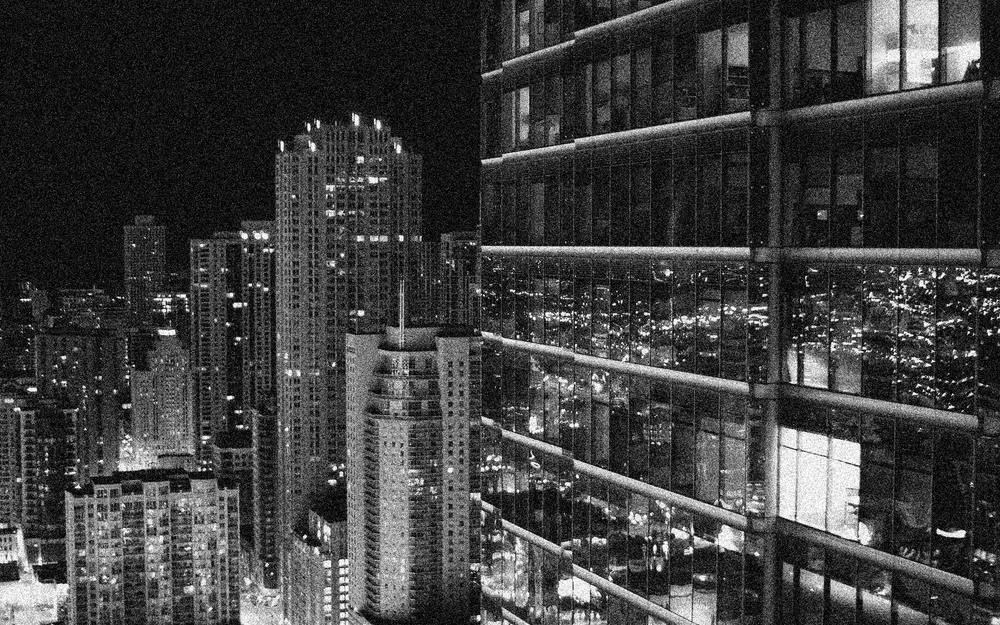
#> input picture homework6/chicago_gauss.png, 1000 x 625 px, shrunk from 1920 x 1200 before the run, given in place of 514.jpg, which was not available
$ python basic_searcher.py
#> lines starting #> are read from the running program, lines starting #| are printed output that depends on the picture; pictures that were not available may be replaced by others from this repository, and a replacement may not be noted
import argparse
import os
import itertools
import math
import sys

import numpy as np
import cv2

import matplotlib.pyplot as plt

block_size = 32
search_range = 4


def main():

    # read images
    earlier_frm_rgb = cv2.imread('514.jpg')
#> earlier_frm_rgb is the input picture: shape (625, 1000, 3); min 0, max 255, mean 62.7
    real_frm_rgb = cv2.imread('515.jpg')
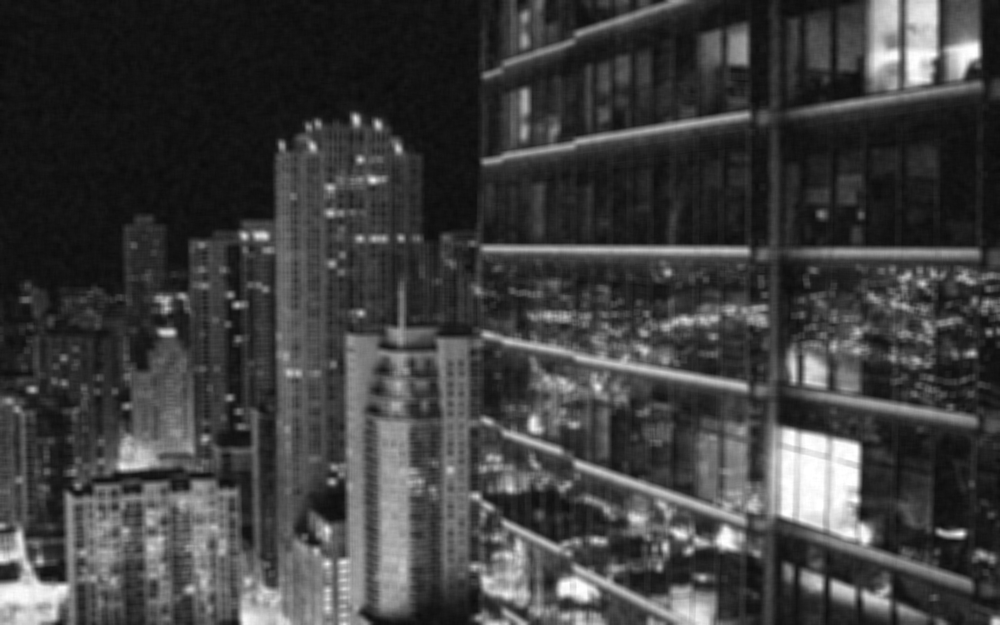
#> input picture homework6/chicago_gauss_avg.png, 1000 x 625 px, shrunk from 1920 x 1200 before the run, given in place of 515.jpg, which was not available
#> real_frm_rgb is the input picture: shape (625, 1000, 3); min 11, max 255, mean 62.9
    later_frm_rgb = cv2.imread('516.jpg')

    # convert rgb images to grayscale images
    earlier_frm_gray = cv2.cvtColor(earlier_frm_rgb, cv2.COLOR_RGB2GRAY)
    real_frm_gray = cv2.cvtColor(real_frm_rgb, cv2.COLOR_RGB2GRAY)
    later_frm_gray = cv2.cvtColor(later_frm_rgb, cv2.COLOR_RGB2GRAY)

    # save original frames
    cv2.imwrite('1_earlier_frame.png',earlier_frm_gray)
    cv2.imwrite('4_later_frame.png',later_frm_gray)
    cv2.imwrite('2_real_frame.png',real_frm_gray)

    # search motion vectors
    MVS = Motion_Vector_Searcher(block_size, search_range)
    predicted_frm, motion_field = MVS.run(earlier_frm_gray, later_frm_gray)
#> after the loop in run, `for (blk_row, blk_col) in itertools.product(range(0, height-(block_siz..`:
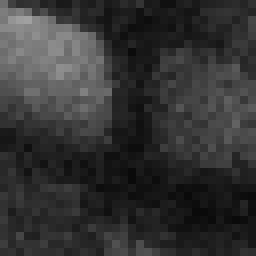
#> matching_blk: shape (32, 32) (shown 8 times larger); min 9, max 160, mean 50.8
#> after the loop in run, `for (blk_row, blk_col) in itertools.product(range(0, height-(block_siz..`:
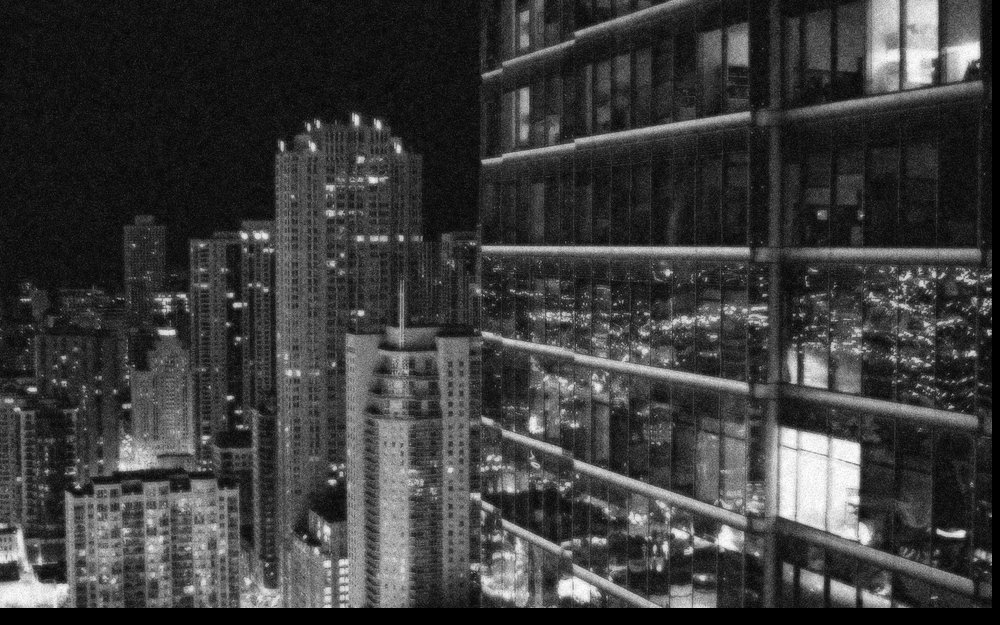
#> predicted_frame: shape (625, 1000); min 0, max 254, mean 59.6

    # store predicted frame
    cv2.imwrite('3_predicted_frame.png',predicted_frm)

    # store error image
    error_image = abs(np.array(predicted_frm, dtype=float) - np.array(real_frm_gray, dtype=float))
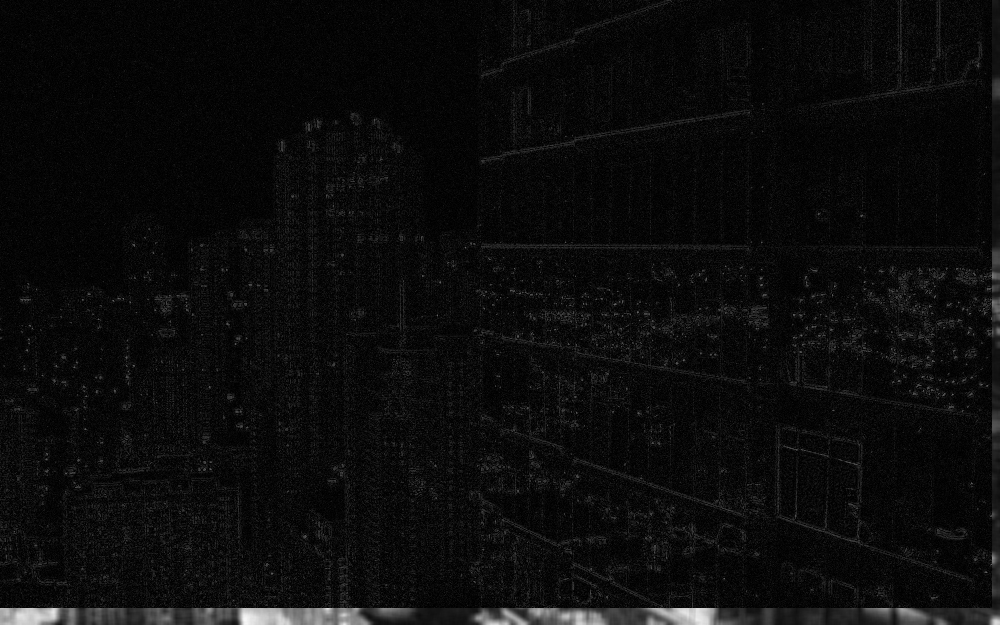
#> error_image: shape (625, 1000) float64; min 0, max 248, mean 11.8
    error_image = np.array(error_image, dtype=np.uint8)
    cv2.imwrite('5_error_image.png', error_image)

    # Peak Signal-to-Noise Ratio of the predicted image
    mse = (np.array(error_image, dtype=float) ** 2).mean()
#> mse = 493.2
    psnr = 10 * math.log10((255 ** 2) / mse)
#> psnr = 21.2
    print('PSNR: %s dB' % psnr)

    # show motion field
    motion_field_x = cv2.flip(motion_field[:, :, 0],0)
    motion_field_y = -cv2.flip(motion_field[:, :, 1],0)

    a = np.ones(motion_field_x.shape)

    plt.figure()
    plt.title('Motion Vectors')
    plt.quiver(motion_field_x, motion_field_y, scale=0.1, units='xy', width=0.1)
    plt.savefig("6_Motion_Vector.png")
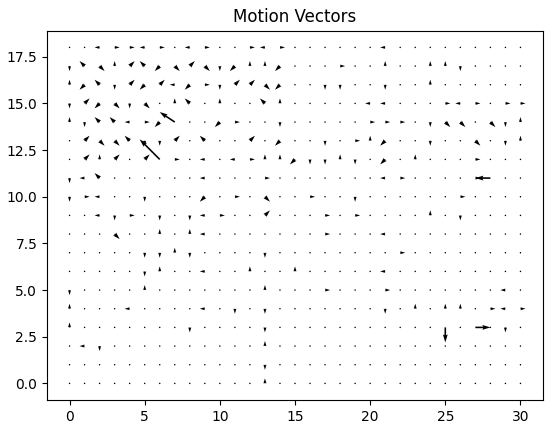
#> figure drawn by matplotlib, 1 panel
    plt.show()


class Motion_Vector_Searcher():
    """
    Estimates motion vectors of predicted frame block
    Minimizes the norm of the Displaced Frame Difference
    """

    def __init__(self, block_size, search_range):
        """
        :param block_size: size of block
        :param search_range: range of search in the image
        """
        self.block_size = block_size
        self.search_range = search_range

    def run(self, earlier_frame, later_frame):
        """
        :param earlier_frame: Image of earlier frame
        :param later_frame: Image of later frame
        :return: predicted frame, motion vector map of frame to estimate
        """
        block_size = self.block_size
        search_range = self.search_range
        height = earlier_frame.shape[0]
        width = earlier_frame.shape[1]
        mf_height = int(height/block_size)
        mf_width = int(width/block_size)

        # predicted frame. anchor_frame is predicted from target_frame
        predicted_frame = np.empty((height, width), dtype=np.uint8)

        # motion field consisting in the displacement of each block in vertical and horizontal
        motion_field = np.empty((mf_height, mf_width, 2))

        # loop through every blocks of motion field
        for (blk_row, blk_col) in itertools.product(range(0, height-(block_size-1), block_size), range(0, width-(block_size-1), block_size)):

            # minimum norm of the DFD norm found so far
            dfd_n_min = np.infty

            matching_blk = np.empty((block_size,block_size),dtype=np.int32)
            dx = 0
            dy = 0
            # search which block in a surrounding search_range minimizes the norm of the DFD. Blocks overlap.
            for(r_row, r_col) in itertools.product(range(-search_range, search_range), range(-search_range, search_range)):

                # candidate block upper left vertex and lower right vertex position as (row,col)
                up_l_candidate_blk_earlier = [blk_row-r_row, blk_col-r_col]
                up_l_candidate_blk_later = [blk_row+r_row, blk_col+r_col]
                low_r_candidate_blk_earlier = [blk_row-r_row+block_size, blk_col-r_col+block_size]
                low_r_candidate_blk_later = [blk_row+r_row+block_size, blk_col+r_col+block_size]

                # don't search outside the frame
                if (up_l_candidate_blk_earlier[0]<0) or (up_l_candidate_blk_earlier[1]<0) or \
                    (up_l_candidate_blk_later[0]<0) or (up_l_candidate_blk_later[1]<0) or \
                    (low_r_candidate_blk_earlier[0]>height) or (low_r_candidate_blk_earlier[1]>width) or \
                    (low_r_candidate_blk_later[0]>height) or (low_r_candidate_blk_later[1]>width):
                    continue

                # compare earlier and later blocks from frame
                earlier_frame_blk = earlier_frame[up_l_candidate_blk_earlier[0]:low_r_candidate_blk_earlier[0], up_l_candidate_blk_earlier[1]:low_r_candidate_blk_earlier[1]]
                later_frame_blk = later_frame[up_l_candidate_blk_later[0]:low_r_candidate_blk_later[0], up_l_candidate_blk_later[1]:low_r_candidate_blk_later[1]]

                # compute dfd
                dfd = np.sum(np.absolute(np.array(earlier_frame_blk, dtype=np.float32)-np.array(later_frame_blk,dtype=np.float32)))

                # better matching block has been found, save it.
                if dfd < dfd_n_min:
                    dfd_n_min = dfd
                    matching_blk = (earlier_frame_blk>>1)+(later_frame_blk>>1)
                    # matching_blk = earlier_frame_blk
                    dx = r_row/block_size
                    dy = r_col/block_size

            # construct the predicted image with the block that matches this block
            predicted_frame[blk_row:blk_row+block_size, blk_col:blk_col+block_size] = matching_blk

            print (str((blk_row/block_size, blk_col/block_size)) + '--- Displacement: ' + str((dx, dy)))

            # displacement of this block in each direction
            motion_field[int(blk_row/block_size), int(blk_col/block_size), 1] = dx
            motion_field[int(blk_row/block_size), int(blk_col/block_size), 0] = dy

        return predicted_frame, motion_field

if __name__ == "__main__":
    main()
